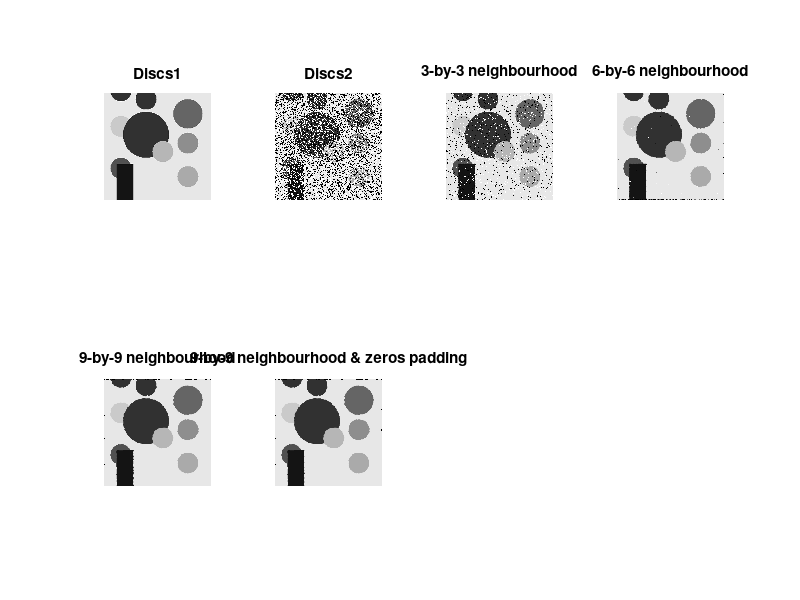

Recreate this plot in MATLAB. (Note: this script raises an error after producing the figure.)
% Median Filtering of Discs4

clear variables;

% Load Discs data
discsData = load('Discs.mat');

% Load original discs image
discs1 = discsData.Discs1;

discs1Mean = mean(double(discs1(:)));
discs1SD = mean(std(double(discs1(:))));

% Load noisy discs image
discs2 = discsData.Discs2;

discs2Mean = mean(double(discs2(:)));
discs2SD = mean(std(double(discs2(:))));

% Create figure to display results
figDisc2Restoration = figure('Name','Discs2 Restoration','NumberTitle','off','WindowState', 'maximized');
figure(figDisc2Restoration);

% Display the Discs1 image 
subplot(2,4,1), imshow(discs1);
title('Discs1')

% Display the noisy Discs3 image
subplot(2,4,2), imshow(discs2);
title('Discs2')

% Apply median filter to image as this is more effective than convolution
% for preserving edges.

% Filter the noisy image using 3-by-3 neighbourhood
medianFilterImage1 = medfilt2(discs2);

medianFilterImage1Mean = mean(double(medianFilterImage1(:)));
medianFilterImage1SD = mean(std(double(medianFilterImage1(:))));

% Display the 3-by-3 filtered image
subplot(2,4,3), imshow(medianFilterImage1);
title('3-by-3 neighbourhood')

% Increase size of neighbourhood used to 6-by-6 - noise is still present
medianFilterImage2 = medfilt2(discs2, [6 6]);

medianFilterImage2Mean = mean(double(medianFilterImage2(:)));
medianFilterImage2SD = mean(std(double(medianFilterImage2(:))));

% Display the 6-by-6 filtered image
subplot(2,4,4), imshow(medianFilterImage2);
title('6-by-6 neighbourhood')

% Increase size of neighbourhood used to 9-by-9 - noise is still present
medianFilterImage3 = medfilt2(discs2, [9 9]);

medianFilterImage3Mean = mean(double(medianFilterImage3(:)));
medianFilterImage3SD = mean(std(double(medianFilterImage3(:))));

% Display the 9-by-9 filtered image
subplot(2,4,5), imshow(medianFilterImage3);
title('9-by-9 neighbourhood')

% Noise has been removed from image
% Add zeros image padding - border around image present
medianFilterImage4 = medfilt2(discs2, [9 9], "zeros");

medianFilterImage4Mean = mean(double(medianFilterImage4(:)));
medianFilterImage4SD = mean(std(double(medianFilterImage4(:))));

% Display the 9-by-9 filtered & zeros padding image
subplot(2,4,6), imshow(medianFilterImage4);
title('9-by-9 neighbourhood & zeros padding')

% Add indexed image padding - border around image still present
medianFilterImage5 = medfilt2(discs2, [9 9], "indexed");

medianFilterImage5Mean = mean(double(medianFilterImage5(:)));
medianFilterImage5SD = mean(std(double(medianFilterImage5(:))));

% Display the 9-by-9 filtered & indexed padding image
subplot(2,4,7), imshow(medianFilterImage5);
title('9-by-9 neighbourhood & indexed padding')

% Add symmetric image padding - border around image still present
medianFilterImage6 = medfilt2(discs2, [9 9], "symmetric");

medianFilterImage6Mean = mean(double(medianFilterImage6(:)));
medianFilterImage6SD = mean(std(double(medianFilterImage6(:))));

% Display the 9-by-9 filtered & symmetric padding image
subplot(2,4,8), imshow(medianFilterImage6);
title('9-by-9 neighbourhood & symmetric padding')

% Noise has now been removed and border no longer exsists

% Print out means / SDs
disp(['Original Mean: ', num2str(discs1Mean), ' Original SD: ', num2str(discs1SD)]);
disp(['Discs 2 Mean: ', num2str(discs2Mean), ' Discs 2 SD: ', num2str(discs2SD)]); 
disp(['3-by-3 neighbourhood Mean: ', num2str(medianFilterImage1Mean), ' 3-by-3 neighbourhood SD: ', num2str(medianFilterImage1SD)]);
disp(['6-by-6 neighbourhood Mean: ', num2str(medianFilterImage2Mean), ' 6-by-6 neighbourhood SD: ', num2str(medianFilterImage2SD)]);
disp(['9-by-9 neighbourhood Mean: ', num2str(medianFilterImage3Mean), ' 9-by-9 neighbourhood SD: ', num2str(medianFilterImage3SD)]);
disp(['9-by-9 neighbourhood & zeros padding Mean: ', num2str(medianFilterImage4Mean), ' 9-by-9 neighbourhood & zeros padding SD: ', num2str(medianFilterImage4SD)]);
disp(['9-by-9 neighbourhood & indexed padding Mean: ', num2str(medianFilterImage5Mean), ' 9-by-9 neighbourhood & indexed padding SD: ', num2str(medianFilterImage5SD)]);
disp(['9-by-9 neighbourhood & symmetric padding Mean: ', num2str(medianFilterImage6Mean), ' 9-by-9 neighbourhood & symmetric padding SD: ', num2str(medianFilterImage6SD)]);